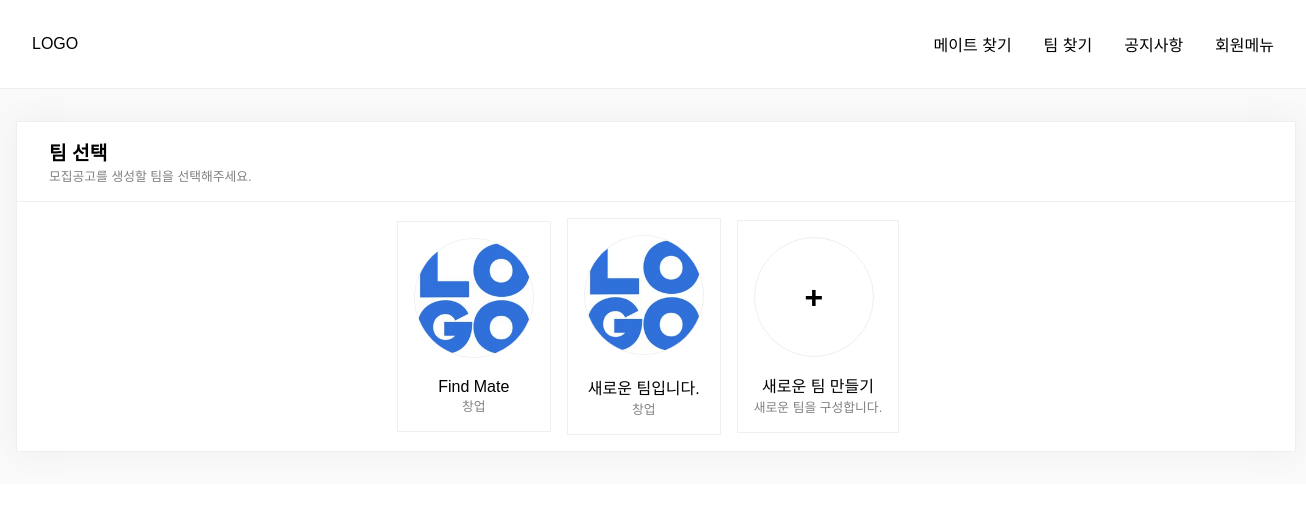
The page /team_select/ (signed in) on the database its author committed.
### apps/teams/models.py (models this page shows, shortened)
class Team(BaseModel):
    name = models.CharField(max_length=20)
    short_description = models.TextField(max_length=1024)
    team_member = models.ManyToManyField(Profile, blank=True, related_name="teams")
    purpose = models.CharField(max_length=1, choices=PURPOSE_CHOICE, null=True, blank=True)
    logo = ProcessedImageField(upload_to = team_img_path,
                                   processors = [ResizeToFill(
                                       width=200, height=200, upscale=True)],
                                   format='JPEG',
                                   options={'quality':90},
                                   blank=True,
                                   null=True)
    team_detail = RichTextUploadingField(config_name='default', blank=True, null=True)

### apps/core/views.py (the view)
# urls.py: path('team_select/', team_select, name="team_select"),
@login_required
def team_select(request):
    teams = get_object_or_404(Profile, user=request.user).teams.all()
    context = {
        'teams':teams,
    }
    return render(request, 'findmate/select_team.html', context)

### apps/core/templates/findmate/select_team.html (shortened to what this page needs)
{% extends "index.html" %}
{% block content %}
<div class="make_team_wrapper">
    <div class="form_wrapper box">
            <div class="form_header">
                <div class="header_text">
                    <h3>팀 선택</h3>
                    <span>모집공고를 생성할 팀을 선택해주세요.</span>
                </div>
            </div>
            <div class="form_content">
                {% for team in teams %}
                    <a href="{% url 'core:team_recruit' team.pk %}" class="team_box">
                        <img src="{{team.logo.url}}">
                        <h4>{{team.name}}</h4>
                        <span>{{team.get_purpose_display}}</span>
                    </a>
                {% endfor %}
                <a class="team_box" href="/make_team">
                    <div class="create_team"><h3>+</h3></div>
                    <h4>새로운 팀 만들기</h4>
                    <span>새로운 팀을 구성합니다.</span>
                </a>
            </div>
    </div>
</div>
{% endblock %}

### findmate/templates/index.html (style rules this page uses)
* { font-family: 'Noto Sans KR', sans-serif;; margin: 0; padding: 0; box-sizing: border-box; text-decoration: none; color: black; }

### apps/core/templates/findmate/select_team.html (style rules this page uses)
.make_team_wrapper { padding: 2rem 1rem; }
.box { border:1px solid #efefef; background-color: #ffffff; box-shadow: 0px 0px 30px #eee; width: 1280px; margin: auto; }
.form_header { border-bottom: 1px solid #efefef; padding: 1rem 2rem; display: flex; justify-content: space-between; align-items: center; }
.form_header h3 { font-weight: 600; font-size: 1.2rem; }
.form_header span { font-size: .8rem; color: gray; }
.form_content { padding: 0 2rem; display: flex; justify-content: center; align-items: center; }
.team_box { border: 1px solid #efefef; padding: 1rem; margin: 1rem 1rem 1rem 0; text-align: center; }
.team_box img { width: 120px; border-radius: 50%; border: 1px solid #efefef; }
.team_box h4 { font-size: 1rem; font-weight: 500; margin-top: 1rem; }
.team_box span { font-size: .8rem; color: gray; font-weight: 300; }
.create_team { width: 120px; height: 120px; background-color: #ffffff; border: 1px solid #efefef; border-radius: 50%; display: flex; flex-direction: column; justify-content: center; align-items: center; }
.create_team h3 { font-size: 2rem; }

### rows shown on the page
Team: logo (picture), name "Find Mate", purpose "창업"
Team: logo (picture), name "새로운 팀입니다.", purpose "창업"
